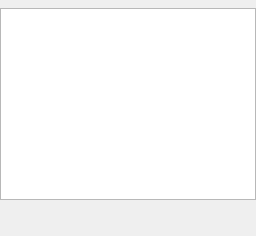
                <widget class="QWidget" name="tab_docs">
                 <property name="sizePolicy">
                  <sizepolicy hsizetype="Expanding" vsizetype="Expanding">
                   <horstretch>0</horstretch>
                   <verstretch>0</verstretch>
                  </sizepolicy>
                 </property>
                 <attribute name="title">
                  <string>Documents</string>
                 </attribute>
                 <attribute name="toolTip">
                  <string>Select a document</string>
                 </attribute>
                 <layout class="QVBoxLayout" name="verticalLayout_2">
                  <property name="spacing">
                   <number>6</number>
                  </property>
                  <property name="leftMargin">
                   <number>0</number>
                  </property>
                  <property name="topMargin">
                   <number>8</number>
                  </property>
                  <property name="rightMargin">
                   <number>0</number>
                  </property>
                  <property name="bottomMargin">
                   <number>0</number>
                  </property>
                  <item>
                   <widget class="QListWidget" name="listWidget">
                    <property name="minimumSize">
                     <size>
                      <width>0</width>
                      <height>20</height>
                     </size>
                    </property>
                   </widget>
                  </item>
                  <item>
                   <widget class="QWidget" name="groupBox_file_buttons" native="true">
                    <property name="minimumSize">
                     <size>
                      <width>0</width>
                      <height>30</height>
                     </size>
                    </property>
                    <property name="maximumSize">
                     <size>
                      <width>16777215</width>
                      <height>30</height>
                     </size>
                    </property>
                    <layout class="QHBoxLayout" name="horizontalLayout_file_buttons">
                     <property name="spacing">
                      <number>3</number>
                     </property>
                     <property name="leftMargin">
                      <number>0</number>
                     </property>
                     <property name="topMargin">
                      <number>0</number>
                     </property>
                     <property name="rightMargin">
                      <number>0</number>
                     </property>
                     <property name="bottomMargin">
                      <number>0</number>
                     </property>
                     <item>
                      <widget class="QToolButton" name="pushButton_next_file">
                       <property name="toolTip">
                        <string>Next file</string>
                       </property>
                       <property name="text">
                        <string />
                       </property>
                       <property name="sizePolicy">
                        <sizepolicy hsizetype="Fixed" vsizetype="Fixed">
                         <horstretch>0</horstretch>
                         <verstretch>0</verstretch>
                        </sizepolicy>
                       </property>
                       <property name="minimumSize">
                        <size>
                         <width>30</width>
                         <height>30</height>
                        </size>
                       </property>
                       <property name="maximumSize">
                        <size>
                         <width>30</width>
                         <height>30</height>
                        </size>
                       </property>
                       <property name="iconSize">
                        <size>
                         <width>18</width>
                         <height>18</height>
                        </size>
                       </property>
                       <property name="autoRaise">
                        <bool>true</bool>
                       </property>
                       <property name="focusPolicy">
                        <enum>Qt::FocusPolicy::StrongFocus</enum>
                       </property>
                      </widget>
                     </item>
                     <item>
                      <widget class="QToolButton" name="pushButton_latest">
                       <property name="toolTip">
                        <string>File with latest coding</string>
                       </property>
                       <property name="text">
                        <string />
                       </property>
                       <property name="sizePolicy">
                        <sizepolicy hsizetype="Fixed" vsizetype="Fixed">
                         <horstretch>0</horstretch>
                         <verstretch>0</verstretch>
                        </sizepolicy>
                       </property>
                       <property name="minimumSize">
                        <size>
                         <width>30</width>
                         <height>30</height>
                        </size>
                       </property>
                       <property name="maximumSize">
                        <size>
                         <width>30</width>
                         <height>30</height>
                        </size>
                       </property>
                       <property name="iconSize">
                        <size>
                         <width>18</width>
                         <height>18</height>
                        </size>
                       </property>
                       <property name="autoRaise">
                        <bool>true</bool>
                       </property>
                       <property name="focusPolicy">
                        <enum>Qt::FocusPolicy::StrongFocus</enum>
                       </property>
                      </widget>
                     </item>
                     <item>
                      <widget class="QToolButton" name="pushButton_bookmark_go">
                       <property name="toolTip">
                        <string>Go to bookmark</string>
                       </property>
                       <property name="text">
                        <string />
                       </property>
                       <property name="sizePolicy">
                        <sizepolicy hsizetype="Fixed" vsizetype="Fixed">
                         <horstretch>0</horstretch>
                         <verstretch>0</verstretch>
                        </sizepolicy>
                       </property>
                       <property name="minimumSize">
                        <size>
                         <width>30</width>
                         <height>30</height>
                        </size>
                       </property>
                       <property name="maximumSize">
                        <size>
                         <width>30</width>
                         <height>30</height>
                        </size>
                       </property>
                       <property name="iconSize">
                        <size>
                         <width>18</width>
                         <height>18</height>
                        </size>
                       </property>
                       <property name="autoRaise">
                        <bool>true</bool>
                       </property>
                       <property name="focusPolicy">
                        <enum>Qt::FocusPolicy::StrongFocus</enum>
                       </property>
                      </widget>
                     </item>
                     <item>
                      <widget class="QFrame" name="line_file">
                       <property name="frameShape">
                        <enum>QFrame::Shape::NoFrame</enum>
                       </property>
                       <property name="sizePolicy">
                        <sizepolicy hsizetype="Fixed" vsizetype="Minimum">
                         <horstretch>0</horstretch>
                         <verstretch>0</verstretch>
                        </sizepolicy>
                       </property>
                       <property name="minimumSize">
                        <size>
                         <width>9</width>
                         <height>20</height>
                        </size>
                       </property>
                       <property name="maximumSize">
                        <size>
                         <width>9</width>
                         <height>16777215</height>
                        </size>
                       </property>
                       <property name="sep" stdset="0">
                        <bool>true</bool>
                       </property>
                      </widget>
                     </item>
                     <item>
                      <widget class="QToolButton" name="pushButton_document_memo">
                       <property name="toolTip">
                        <string>File memo</string>
                       </property>
                       <property name="text">
                        <string />
                       </property>
                       <property name="sizePolicy">
                        <sizepolicy hsizetype="Fixed" vsizetype="Fixed">
                         <horstretch>0</horstretch>
                         <verstretch>0</verstretch>
                        </sizepolicy>
                       </property>
                       <property name="minimumSize">
                        <size>
                         <width>30</width>
                         <height>30</height>
                        </size>
                       </property>
                       <property name="maximumSize">
                        <size>
                         <width>30</width>
                         <height>30</height>
                        </size>
                       </property>
                       <property name="iconSize">
                        <size>
                         <width>18</width>
                         <height>18</height>
                        </size>
                       </property>
                       <property name="autoRaise">
                        <bool>true</bool>
                       </property>
                       <property name="focusPolicy">
                        <enum>Qt::FocusPolicy::StrongFocus</enum>
                       </property>
                      </widget>
                     </item>
                     <item>
                      <widget class="QToolButton" name="pushButton_file_attributes">
                       <property name="toolTip">
                        <string>Show files with file attributes</string>
                       </property>
                       <property name="text">
                        <string />
                       </property>
                       <property name="sizePolicy">
                        <sizepolicy hsizetype="Fixed" vsizetype="Fixed">
                         <horstretch>0</horstretch>
                         <verstretch>0</verstretch>
                        </sizepolicy>
                       </property>
                       <property name="minimumSize">
                        <size>
                         <width>30</width>
                         <height>30</height>
                        </size>
                       </property>
                       <property name="maximumSize">
                        <size>
                         <width>30</width>
                         <height>30</height>
                        </size>
                       </property>
                       <property name="iconSize">
                        <size>
                         <width>18</width>
                         <height>18</height>
                        </size>
                       </property>
                       <property name="autoRaise">
                        <bool>true</bool>
                       </property>
                       <property name="focusPolicy">
                        <enum>Qt::FocusPolicy::StrongFocus</enum>
                       </property>
                      </widget>
                     </item>
                     <item>
                      <widget class="QToolButton" name="pushButton_clear_filter_file">
                       <property name="toolTip">
                        <string>Clear file filter</string>
                       </property>
                       <property name="text">
                        <string />
                       </property>
                       <property name="sizePolicy">
                        <sizepolicy hsizetype="Fixed" vsizetype="Fixed">
                         <horstretch>0</horstretch>
                         <verstretch>0</verstretch>
                        </sizepolicy>
                       </property>
                       <property name="minimumSize">
                        <size>
                         <width>30</width>
                         <height>30</height>
                        </size>
                       </property>
                       <property name="maximumSize">
                        <size>
                         <width>30</width>
                         <height>30</height>
                        </size>
                       </property>
                       <property name="iconSize">
                        <size>
                         <width>18</width>
                         <height>18</height>
                        </size>
                       </property>
                       <property name="autoRaise">
                        <bool>true</bool>
                       </property>
                       <property name="focusPolicy">
                        <enum>Qt::FocusPolicy::StrongFocus</enum>
                       </property>
                      </widget>
                     </item>
                     <item>
                      <spacer name="horizontalSpacer_file">
                       <property name="orientation">
                        <enum>Qt::Orientation::Horizontal</enum>
                       </property>
                       <property name="sizeHint" stdset="0">
                        <size>
                         <width>40</width>
                         <height>16</height>
                        </size>
                       </property>
                      </spacer>
                     </item>
                    </layout>
                   </widget>
                  </item>
                 </layout>
                </widget>
